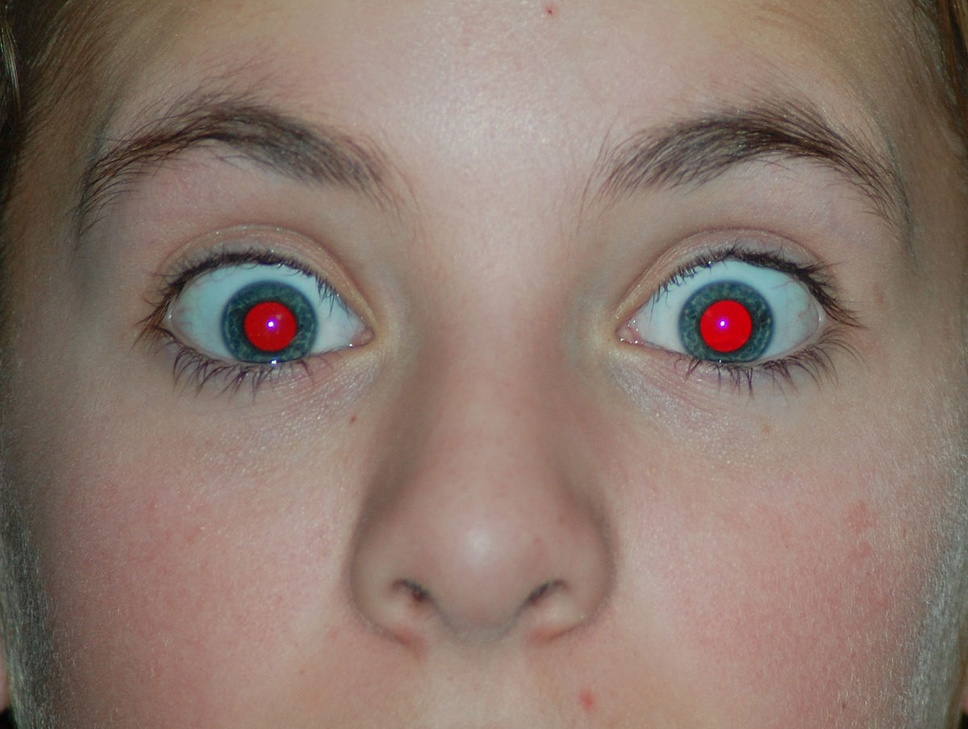
#> input picture Assignments/Assignment2/Red_Eye_2.jpg, 968 x 729 px, shrunk from 1200 x 903 before the run
$ python -i redeye.py   (imports and definitions only)   (Python 2 division)   (older library calls are emulated)
#> lines starting #> are read from the running program, lines starting #| are printed output that depends on the picture; after the words box and inside, x2 and y2 are one past the last pixel; in counts of white or black regions, pixels touching at a corner belong together
import cv2
import numpy as np

def redeye(path):
#> called with path = 'Red_Eye_2.jpg'
    print "executing red eye correction"

    face_cascade = cv2.CascadeClassifier('haarcascade_frontalface_default.xml')
    eye_cascade = cv2.CascadeClassifier('haarcascade_eye.xml')

    input = cv2.imread(path)
#> input is the input picture: shape (729, 968, 3); mean B, G, R 110, 120.1, 139.7
    img = input.copy()
    gray = cv2.cvtColor(img, cv2.COLOR_BGR2GRAY)
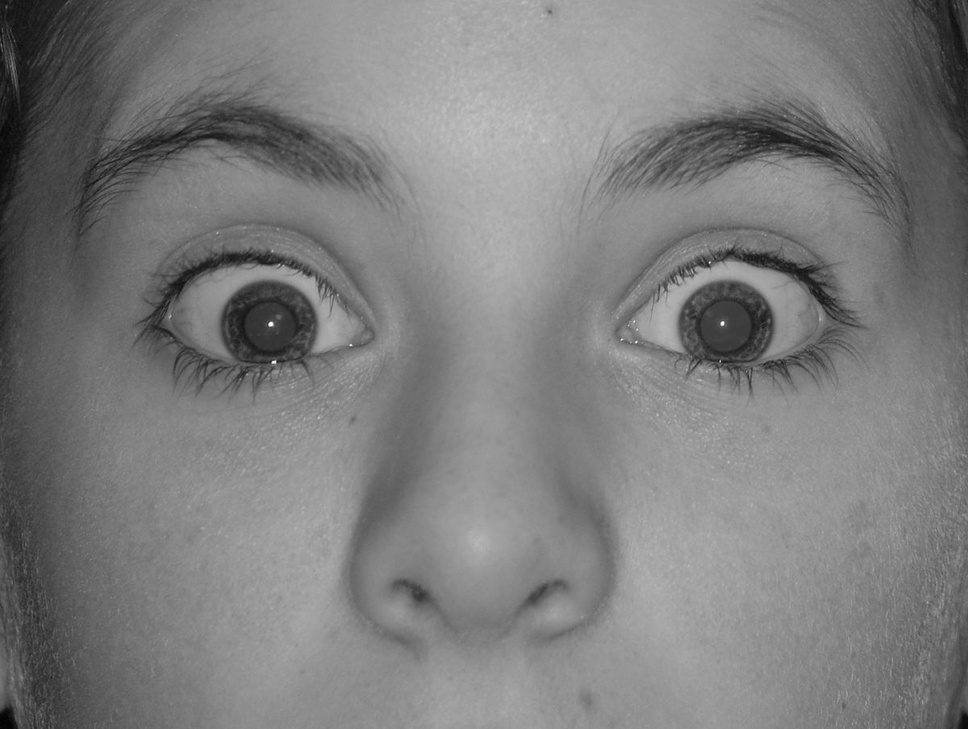
#> gray: shape (729, 968); min 1, max 252, mean 124.8
    faces = face_cascade.detectMultiScale(gray, 1.3, 5)
#> faces = ()

    for (x,y,w,h) in faces:
        # cv2.rectangle(img,(x,y),(x+w,y+h),(255,0,0),2)
        roi_gray = gray[y:y+h, x:x+w]
        roi_color = img[y:y+h, x:x+w]
        eyes = eye_cascade.detectMultiScale(roi_gray)
        for (ex,ey,ew,eh) in eyes:
            # cv2.rectangle(roi_color,(ex,ey),(ex+ew,ey+eh),(0,255,0),2)

            ex = x + ex + int(ew/4);
            ey = y + ey + int(eh/4);
            ew = int(ew/2);
            eh = int(eh/2);
            gray = cv2.cvtColor(img[ey:ey+eh, ex:ex+ew , :], cv2.COLOR_BGR2GRAY)
            gray = cv2.adaptiveThreshold(gray,255,cv2.ADAPTIVE_THRESH_GAUSSIAN_C,\
            cv2.THRESH_BINARY,11,3.5)
            kernel = np.ones((3,3), np.uint8)
            gray = cv2.erode(gray,kernel,iterations = 6)
            gray = cv2.dilate(gray,kernel,iterations = 3)
            circles = cv2.HoughCircles(gray, cv2.cv.CV_HOUGH_GRADIENT, 2, 50, param1=30, param2=45, minRadius=0, maxRadius=0)

            if circles is not None:
                print "found eyes"
                circles = np.round(circles[0, :]).astype("int")
                for (x, y, r) in circles:

                    padding = 50
                    r = r + padding

                    cw = 2*r
                    ch = 2*r
                    cx = ex + x -  r
                    cy = ey + y -  r
                    print(x,y,r)
                    condition = img[cy:cy+ch, cx:cx+cw , 2] > np.maximum((0.8*img[cy:cy+ch, cx:cx+cw , 0] + 0.8*img[cy:cy+ch, cx:cx+cw,1]),80)
                    # condition = img[cy:cy+ch, cx:cx+cw , 2] > np.maximum(img[cy:cy+ch, cx:cx+cw , 0] + img[cy:cy+ch, cx:cx+cw , 1],100)
                    # if condition is not None:
                    condition = condition.astype(np.uint8)*255
                    # condition = cv2.dilate(condition, None, anchor=(-1, -1), iterations=3, borderType=1, borderValue=1)
                    condition = condition.astype(bool)
                    condition = np.repeat(condition[:, :, np.newaxis], 3, axis=2)

                    val = (0.5*img[cy:cy+ch, cx:cx+cw , 0] + 0.5*img[cy:cy+ch, cx:cx+cw , 1]).copy()
                    val = val.astype(np.uint8)
                    val = np.repeat(val[:, :, np.newaxis], 3, axis=2)

                    print val.shape
                    print condition.shape

                    np.copyto(img[cy:cy+ch, cx:cx+cw , :], val ,where=condition)
                    # img[cy:cy+ch, cx:cx+cw , :][condition] = 0


            else:
                condition = img[ey:ey+eh, ex:ex+ew , 2] > np.maximum((0.8*img[ey:ey+eh, ex:ex+ew , 0] + 0.8*img[ey:ey+eh, ex:ex+ew,1]),100)
                # condition = img[ey:ey+eh, ex:ex+ew , 2] > np.maximum(img[ey:ey+eh, ex:ex+ew , 0] + img[ey:ey+eh, ex:ex+ew , 1],150)
                condition = condition.astype(np.uint8)*255
                condition = cv2.dilate(condition, None, anchor=(-1, -1), iterations=3, borderType=1, borderValue=1)
                condition = condition.astype(bool)
                condition = np.repeat(condition[:, :, np.newaxis], 3, axis=2)

                val = (0.5*img[ey:ey+eh, ex:ex+ew , 0] + 0.5*img[ey:ey+eh, ex:ex+ew , 1]).copy()
                val = val.astype(np.uint8)
                val = np.repeat(val[:, :, np.newaxis], 3, axis=2)

                print val.shape
                print condition.shape
                # print img[ey:ey+eh, ex:ex+ew , :][condition[:, :, np.newaxis]].shape
                np.copyto(img[ey:ey+eh, ex:ex+ew , :], val ,where=condition)
#> this loop made 0 passes
                # img[ey:ey+eh, ex:ex+ew , :][condition] = 0


    if(faces == ()):
        eyes = eye_cascade.detectMultiScale(gray,scaleFactor=1.3, minNeighbors=4)
#> eyes = [[380, 563, 67, 67], [121, 185, 267, 267], [567, 162, 300, 300]]
        roi_color = img
        for (ex,ey,ew,eh) in eyes:
            # cv2.rectangle(roi_color,(ex,ey),(ex+ew,ey+eh),(0,255,0),2)
            gray = cv2.cvtColor(img[ey:ey+eh, ex:ex+ew , :], cv2.COLOR_BGR2GRAY)
            gray = cv2.adaptiveThreshold(gray,255,cv2.ADAPTIVE_THRESH_GAUSSIAN_C,\
            cv2.THRESH_BINARY,11,3.5)
            kernel = np.ones((3,3), np.uint8)
            gray = cv2.erode(gray,kernel,iterations = 6)
            gray = cv2.dilate(gray,kernel,iterations = 3)
            circles = cv2.HoughCircles(gray, cv2.cv.CV_HOUGH_GRADIENT, 2, 50, param1=30, param2=45, minRadius=0, maxRadius=10)

            if circles is not None:
                print "found eyes"
                circles = np.round(circles[0, :]).astype("int")
                for (x, y, r) in circles:

                    padding = 50
                    r = r + padding

                    cw = 2*r
                    ch = 2*r
                    cx = x -  r
                    cy = y -  r
                    print(x,y,r)
                    condition = img[cy:cy+ch, cx:cx+cw , 2] > np.maximum((0.8*img[cy:cy+ch, cx:cx+cw , 0] + 0.8*img[cy:cy+ch, cx:cx+cw,1]),80)
                    # condition = img[cy:cy+ch, cx:cx+cw , 2] > np.maximum(img[cy:cy+ch, cx:cx+cw , 0] + img[cy:cy+ch, cx:cx+cw , 1],100)
                    # if condition is not None:
                    condition = condition.astype(np.uint8)*255
                    # condition = cv2.dilate(condition, None, anchor=(-1, -1), iterations=3, borderType=1, borderValue=1)
                    condition = condition.astype(bool)
                    condition = np.repeat(condition[:, :, np.newaxis], 3, axis=2)

                    val = (0.5*img[cy:cy+ch, cx:cx+cw , 0] + 0.5*img[cy:cy+ch, cx:cx+cw , 1]).copy()
                    val = val.astype(np.uint8)
                    val = np.repeat(val[:, :, np.newaxis], 3, axis=2)

                    print val.shape
                    print condition.shape

                    np.copyto(img[cy:cy+ch, cx:cx+cw , :], val ,where=condition)
                    # img[cy:cy+ch, cx:cx+cw , :][condition] = 0


            else:
                ex = ex + int(ew/4);
                ey = ey + int(eh/4);
                ew = int(ew/2);
                eh = int(eh/2);
                condition = img[ey:ey+eh, ex:ex+ew , 2] > np.maximum((0.8*img[ey:ey+eh, ex:ex+ew , 0] + 0.8*img[ey:ey+eh, ex:ex+ew,1]),100)
                # condition = img[ey:ey+eh, ex:ex+ew , 2] > np.maximum(img[ey:ey+eh, ex:ex+ew , 0] + img[ey:ey+eh, ex:ex+ew , 1],150)
                condition = condition.astype(np.uint8)*255
                condition = cv2.dilate(condition, None, anchor=(-1, -1), iterations=3, borderType=1, borderValue=1)
                condition = condition.astype(bool)
                condition = np.repeat(condition[:, :, np.newaxis], 3, axis=2)

                val = (0.5*img[ey:ey+eh, ex:ex+ew , 0] + 0.5*img[ey:ey+eh, ex:ex+ew , 1]).copy()
                val = val.astype(np.uint8)
                val = np.repeat(val[:, :, np.newaxis], 3, axis=2)

                print val.shape
                print condition.shape
                # print img[ey:ey+eh, ex:ex+ew , :][condition[:, :, np.newaxis]].shape
                np.copyto(img[ey:ey+eh, ex:ex+ew , :], val ,where=condition)
#> this loop made 3 passes
#> (ex, ey, ew, eh) on passes 1 to 3: (396, 579, 33, 33), (187, 251, 133, 133), (642, 237, 150, 150)
#| (33, 33, 3)
#| (33, 33, 3)
#| (133, 133, 3)
#| (133, 133, 3)
#| (150, 150, 3)
#| (150, 150, 3)
#> pass 1, in redeye, `gray = cv2.cvtColor(img[ey:ey+eh, ex:ex+ew , :], cv2.COLOR_BGR2GRAY)`:
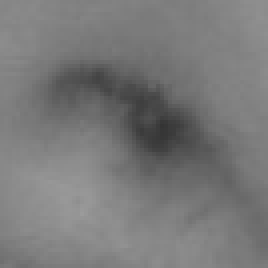
#> gray: shape (67, 67) (shown 4 times larger); min 52, max 155, mean 120.9
#> pass 1, in redeye, `gray = cv2.adaptiveThreshold(gray,255,cv2.ADAPTIVE_THRESH_GAUSSIAN_C,\..`:
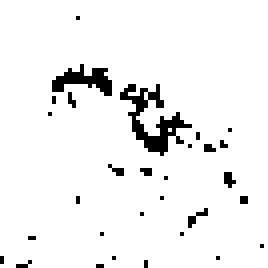
#> gray: shape (67, 67) (shown 4 times larger); 94.6% white; black in thin lines or dots
#> pass 1, in redeye, `gray = cv2.erode(gray,kernel,iterations = 6)`:
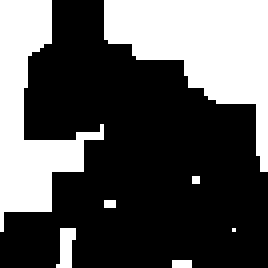
#> gray: shape (67, 67) (shown 4 times larger); 33.8% white; 7 white regions (4 under 20 px), largest, box (x1, y1, x2, y2) and area: (26, 0, 67, 43) 836, (0, 0, 26, 58) 625, (14, 57, 19, 67) 34
#> pass 1, in redeye, `gray = cv2.dilate(gray,kernel,iterations = 3)`:
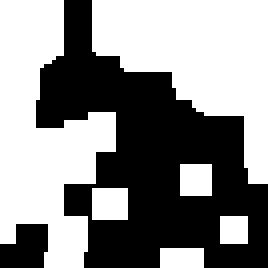
#> gray: shape (67, 67) (shown 4 times larger); 54.6% white; 2 black regions, box (x1, y1, x2, y2) and area: (9, 0, 67, 67) 1931, (0, 56, 12, 67) 108
#> after the loop:
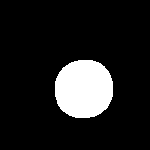
#> condition: shape (150, 150, 3) bool; 12.3% white; 1 white region, box (x1, y1, x2, y2) and area: (55, 60, 113, 118) 2769
#> after the loop:
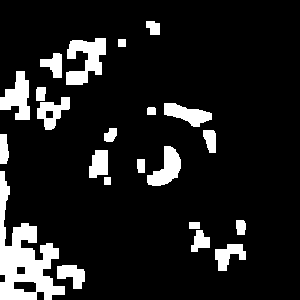
#> gray: shape (300, 300); 11.9% white; 22 white regions, largest, box (x1, y1, x2, y2) and area: (0, 171, 65, 300) 3405, (66, 38, 106, 85) 1120, (0, 71, 30, 120) 868
                # img[ey:ey+eh, ex:ex+ew , :][condition] = 0

    return input,img

    # [5 lines of commented-out code are left out]

>>> result = redeye('Red_Eye_2.jpg')
